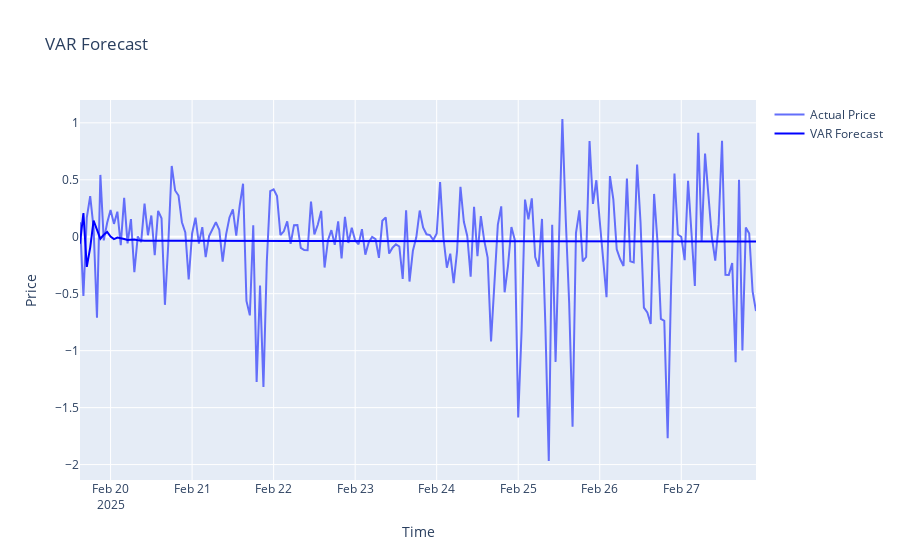

Notebook cell for this chart:
### Code cell
# ---- VAR ----
df_var = df_selected.dropna()
var_model = VAR(df_var)
var_result = var_model.fit(maxlags=5)

# Forecast Next Steps
var_forecast = var_result.forecast(df_var.values[-5:], steps=len(df_test))
var_forecast_df = pd.DataFrame(var_forecast, columns=df_var.columns, index=df_test.index)

# Store VAR Forecast in `df_test`
df_test["var_forecast"] = var_forecast_df[best_feature]

# Plot VAR Forecast
fig = go.Figure()
fig.add_trace(go.Scatter(x=df_test.index, y=df_test[best_feature], name="Actual Price"))
fig.add_trace(go.Scatter(x=df_test.index, y=df_test["var_forecast"], name="VAR Forecast", line=dict(color="blue")))
fig.update_layout(title="VAR Forecast", xaxis_title="Time", yaxis_title="Price")
fig.show()

### Figure 1 — Plotly figure (JSON) as saved in the notebook; plotly's stock layout.template omitted (floating-point values rounded to 4 significant figures; data arrays with more than 128 entries replaced by an {"elided": "..."} marker saying what was removed)
{"data": [{"name": "Actual Price", "type": "scatter", "x": {"elided": "200 str values"}, "y": {"elided": "200 float values"}}, {"line": {"color": "blue"}, "name": "VAR Forecast", "type": "scatter", "x": {"elided": "200 str values"}, "y": {"elided": "200 float values"}}], "layout": {"title": {"text": "VAR Forecast"}, "xaxis": {"title": {"text": "Time"}}, "yaxis": {"title": {"text": "Price"}}}}
